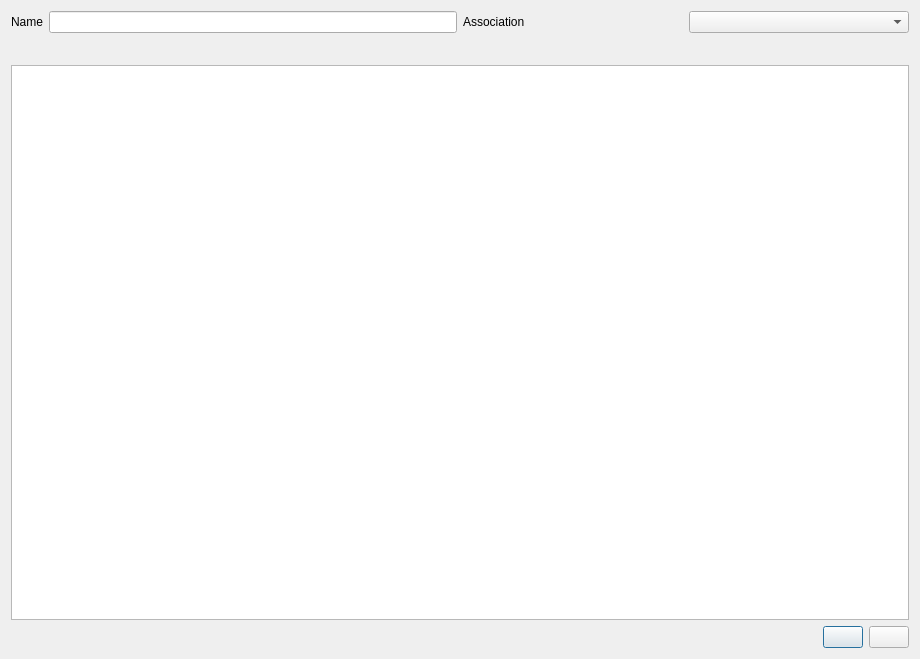
<?xml version="1.0" encoding="UTF-8"?>
<ui version="4.0">
 <class>ParametersLinkage</class>
 <widget class="QDialog" name="ParametersLinkage">
  <property name="geometry">
   <rect>
    <x>0</x>
    <y>0</y>
    <width>920</width>
    <height>659</height>
   </rect>
  </property>
  <property name="windowTitle">
   <string>ParametersLinkage</string>
  </property>
  <layout class="QGridLayout" name="gridLayout">
   <item row="0" column="0">
    <layout class="QHBoxLayout" name="horizontalLayout_3" stretch="1,1">
     <item>
      <layout class="QHBoxLayout" name="horizontalLayout">
       <item>
        <widget class="QLabel" name="paraLinkageName">
         <property name="text">
          <string>Name</string>
         </property>
        </widget>
       </item>
       <item>
        <widget class="QLineEdit" name="nameLineEdit"/>
       </item>
      </layout>
     </item>
     <item>
      <layout class="QHBoxLayout" name="horizontalLayout_2">
       <item>
        <widget class="QLabel" name="associationTree">
         <property name="text">
          <string>Association</string>
         </property>
        </widget>
       </item>
       <item>
        <widget class="QComboBox" name="treeQCB"/>
       </item>
      </layout>
     </item>
    </layout>
   </item>
   <item row="1" column="0">
    <layout class="QHBoxLayout" name="horizontalLayout_4">
     <item>
      <widget class="QLabel" name="parameterType">
       <property name="text">
        <string/>
       </property>
      </widget>
     </item>
     <item>
      <spacer name="horizontalSpacer">
       <property name="orientation">
        <enum>Qt::Horizontal</enum>
       </property>
       <property name="sizeHint" stdset="0">
        <size>
         <width>40</width>
         <height>20</height>
        </size>
       </property>
      </spacer>
     </item>
    </layout>
   </item>
   <item row="2" column="0">
    <widget class="QTableWidget" name="parameterTableWidget"/>
   </item>
   <item row="3" column="0">
    <layout class="QHBoxLayout" name="horizontalLayout_5">
     <item>
      <widget class="QLabel" name="errorText">
       <property name="styleSheet">
        <string notr="true">color: rgb(255, 0, 0);</string>
       </property>
       <property name="text">
        <string/>
       </property>
      </widget>
     </item>
     <item>
      <spacer name="horizontalSpacer_2">
       <property name="orientation">
        <enum>Qt::Horizontal</enum>
       </property>
       <property name="sizeHint" stdset="0">
        <size>
         <width>40</width>
         <height>20</height>
        </size>
       </property>
      </spacer>
     </item>
     <item>
      <widget class="QPushButton" name="lastStepQPB">
       <property name="text">
        <string/>
       </property>
      </widget>
     </item>
     <item>
      <widget class="QPushButton" name="nextStepQPB">
       <property name="text">
        <string/>
       </property>
      </widget>
     </item>
    </layout>
   </item>
  </layout>
 </widget>
 <resources/>
 <connections/>
</ui>
